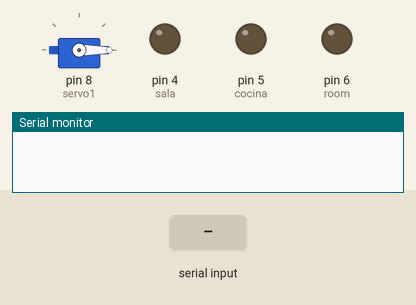
This sketch was run on a simulated Arduino Uno, built with avr-gcc and run on an emulated ATmega328P. Parts: servo, output pins drawn as LEDs (lit = HIGH), the last lines printed to the serial monitor. The test bench sets the inputs (shaded band).

Above: at 1.2 s.
1.3 s: "p abierta\n" received over the second serial link
At 2.0 s:
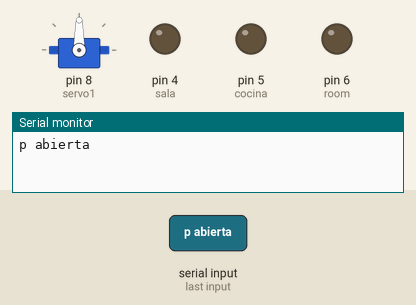
2.8 s: "on sala\n" received over the second serial link
At 3.2 s:
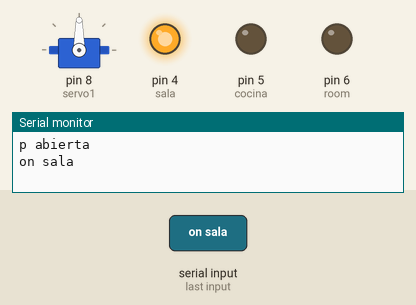
4.3 s: "p cerrada\n" received over the second serial link
At 5.5 s:
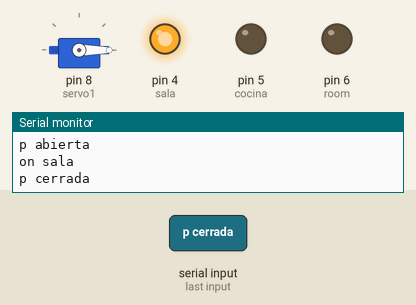
5.8 s: "on cocina\n" received over the second serial link
At 6.7 s:
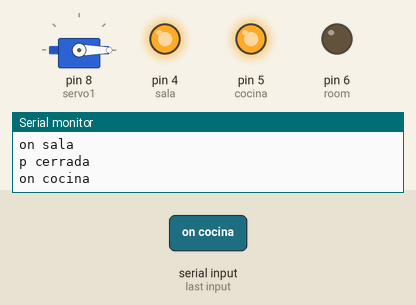
7.3 s: "off sala\n" received over the second serial link
At 7.8 s:
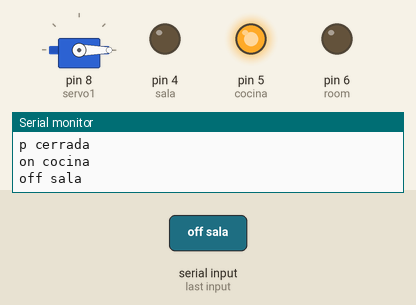
8.8 s: "p abierta\n" received over the second serial link
At 10.1 s:
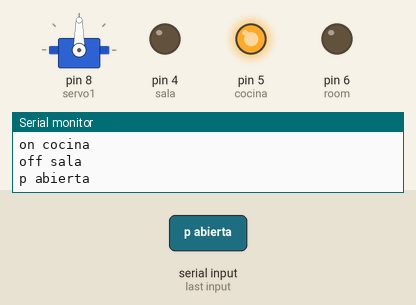
Timing chart, 0 to 11.3 s (numbered marks = the images above; inputs shaded):
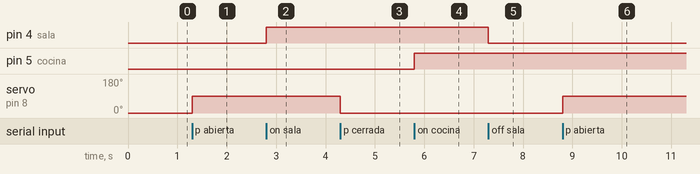

The sketch:

Poryecto_Final.ino
```cpp
#include <SoftwareSerial.h>
#include <Servo.h>

Servo servo1,servo2;
int posicion;
SoftwareSerial BT(10,11); //10 RX, 11 TX.

int sala=4;
int cocina=5;
int room=6;
char cadena[255]; //Creamos un array de caracteres de 256 cposiciones
int i=0; //Tamaño actual del array

void setup()
{
  servo1.attach(2);
  servo1.attach(8);
  BT.begin(9600);
  Serial.begin(9600);
  pinMode(sala,OUTPUT);
  pinMode(cocina,OUTPUT);
  pinMode(room,OUTPUT);
  servo1.write(0);
  servo2.write(0);

}

void loop()
{

  //Cuando haya datos disponibles
  if(BT.available())
  {
    char dato=BT.read(); //Guarda los datos carácter a carácter en la variable "dato"

    cadena[i++]=dato; //Vamos colocando cada carácter recibido en el array "cadena"

    //Cuando reciba una nueva línea (al pulsar enter en la app) entra en la función
    if(dato=='\n')
    {
      Serial.print(cadena); //Visualizamos el comando recibido en el Monitor Serial
      //PUERTA PRINCIPAL
      if(strstr(cadena,"p abierta")!=0)
      {
        posicion = 520;
        posicion = map(posicion, 0, 1023, 0, 179);
        servo1.write(posicion);
      }
      if(strstr(cadena,"p cerrada")!=0)
      {
        posicion = 0;
        posicion = map(posicion, 0, 1023, 0, 179);
        servo1.write(posicion);
      }
      ////////Puerta Trasera
      if(strstr(cadena,"t abierta")!=0)
      {
        posicion = 520;
        posicion = map(posicion, 0, 1023, 0, 179);
        servo2.write(posicion);
      }
      if(strstr(cadena,"t cerrada")!=0)
      {
        posicion = 0;
        posicion = map(posicion, 0, 1023, 0, 179);
        servo2.write(posicion);
      }

      //GREEN LED
      if(strstr(cadena,"on sala")!=0)
      {
        digitalWrite(sala,HIGH);
      }
      if(strstr(cadena,"off sala")!=0)
      {
        digitalWrite(sala,LOW);
      }
      //YELLOW LED
      if(strstr(cadena,"on cocina")!=0)
      {
        digitalWrite(cocina,HIGH);
      }
      if(strstr(cadena,"off cocina")!=0)
      {
        digitalWrite(cocina,LOW);
      }
      //RED LED
      if(strstr(cadena,"led sala")!=0)
      {
        digitalWrite(room,HIGH);
      }
      if(strstr(cadena,"red off")!=0)
      {
        digitalWrite(room,LOW);
      }
      //ALL ON
      if(strstr(cadena,"on all")!=0)
      {
        digitalWrite(sala,HIGH);
        digitalWrite(cocina,HIGH);
        digitalWrite(room,HIGH);
      }
      //ALL OFF
      if(strstr(cadena,"off all")!=0)
      {
        digitalWrite(sala,LOW);
        digitalWrite(cocina,LOW);
        digitalWrite(room,LOW);
      }

      BT.write("\r"); //Enviamos un retorno de carro de la app. La app ya crea una línea nueva
      clean(); //Ejecutamos la función clean() para limpiar el array
    }
  }
}

//Limpia el array
void clean()
{
  for (int cl=0; cl<=i; cl++)
  {
    cadena[cl]=0;
  }
  i=0;
}
```

Measured:
- after the input at 1.3 s, servo on pin 8 (servo1): 0° → 90° at once
- after the input at 2.8 s, pin 4 (sala): LOW → HIGH at once
- after the input at 4.3 s, servo on pin 8 (servo1): 90° → 0° at once
- after the input at 5.8 s, pin 5 (cocina): LOW → HIGH at once
- after the input at 7.3 s, pin 4 (sala): HIGH → LOW at once
- after the input at 8.8 s, servo on pin 8 (servo1): 0° → 90° at once
